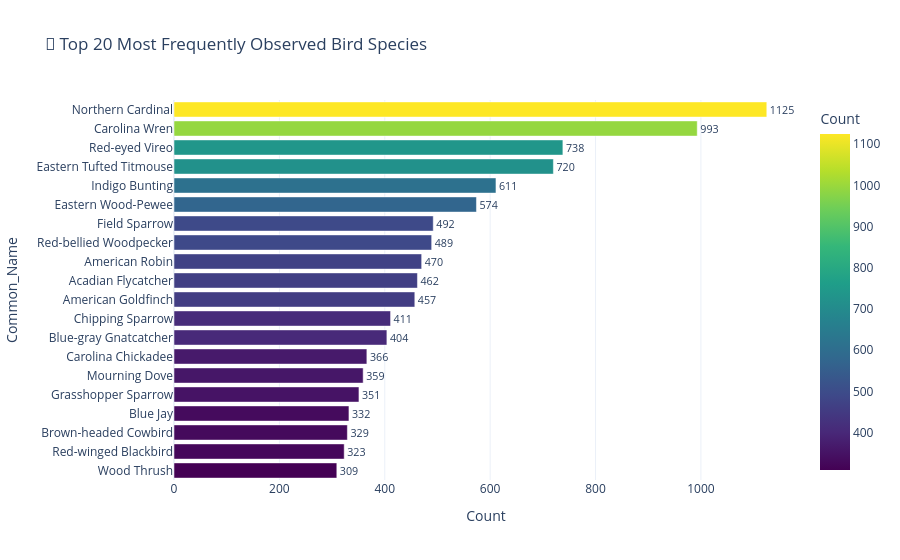

The cell this chart's notebook holds for it:
### Markdown cell above
### 4.3 Species Analysis

### Code cell
# ── Top 20 most observed species ──
top_species = df['Common_Name'].value_counts().head(20).reset_index()
top_species.columns = ['Common_Name', 'Count']

fig = px.bar(top_species, y='Common_Name', x='Count',
             orientation='h', text='Count',
             color='Count', color_continuous_scale='Viridis',
             title='🦅 Top 20 Most Frequently Observed Bird Species',
             template='plotly_white')
fig.update_layout(yaxis={'categoryorder':'total ascending'})
fig.update_traces(textposition='outside')
fig.show()

### Figure 1 — Plotly figure (JSON) as saved in the notebook; plotly's stock layout.template omitted (floating-point values rounded to 4 significant figures)
{"data": [{"hovertemplate": "Count=%{marker.color}<br>Common_Name=%{y}<extra></extra>", "legendgroup": "", "marker": {"color": [1125, 993, 738, 720, 611, 574, 492, 489, 470, 462, 457, 411, 404, 366, 359, 351, 332, 329, 323, 309], "coloraxis": "coloraxis", "pattern": {"shape": ""}}, "name": "", "orientation": "h", "showlegend": false, "text": [1125.0, 993.0, 738.0, 720.0, 611.0, 574.0, 492.0, 489.0, 470.0, 462.0, 457.0, 411.0, 404.0, 366.0, 359.0, 351.0, 332.0, 329.0, 323.0, 309.0], "textposition": "outside", "type": "bar", "x": [1125, 993, 738, 720, 611, 574, 492, 489, 470, 462, 457, 411, 404, 366, 359, 351, 332, 329, 323, 309], "xaxis": "x", "y": ["Northern Cardinal", "Carolina Wren", "Red-eyed Vireo", "Eastern Tufted Titmouse", "Indigo Bunting", "Eastern Wood-Pewee", "Field Sparrow", "Red-bellied Woodpecker", "American Robin", "Acadian Flycatcher", "American Goldfinch", "Chipping Sparrow", "Blue-gray Gnatcatcher", "Carolina Chickadee", "Mourning Dove", "Grasshopper Sparrow", "Blue Jay", "Brown-headed Cowbird", "Red-winged Blackbird", "Wood Thrush"], "yaxis": "y"}], "layout": {"barmode": "relative", "coloraxis": {"autocolorscale": false, "colorbar": {"title": {"text": "Count"}}, "colorscale": [[0.0, "#440154"], [0.1111, "#482878"], [0.2222, "#3e4989"], [0.3333, "#31688e"], [0.4444, "#26828e"], [0.5556, "#1f9e89"], [0.6667, "#35b779"], [0.7778, "#6ece58"], [0.8889, "#b5de2b"], [1.0, "#fde725"]]}, "legend": {"tracegroupgap": 0}, "title": {"text": "🦅 Top 20 Most Frequently Observed Bird Species"}, "xaxis": {"anchor": "y", "domain": [0.0, 1.0], "title": {"text": "Count"}}, "yaxis": {"anchor": "x", "categoryorder": "total ascending", "domain": [0.0, 1.0], "title": {"text": "Common_Name"}}}}
